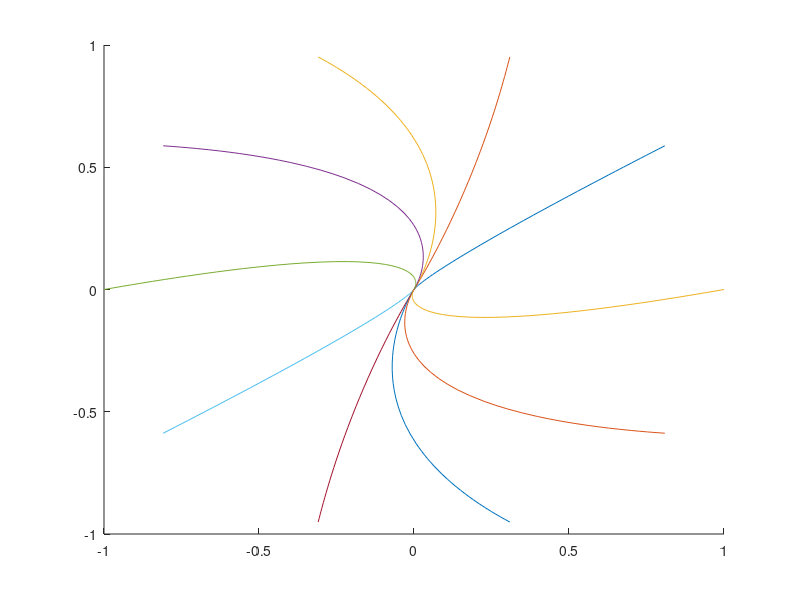

Here is the MATLAB script that generated this plot:
function phase_portrait()
close all
clc 
figure()
hold on 
    for theta=[0.2:0.2:2]*pi
        x0=[cos(theta);sin(theta)];
        [t,x]=ode45(@dxdt2,[0 100],x0);
        plot(x(:,1),x(:,2)) 
        drawnow 
    end
end

function dx= dxdt2(t,x)
%A=[-4 5; -5 4];
%A=[-0.85 0.75; -0.75 0.35];
%A=[0.0485 0.0152; 0 0.1];
%A=[0.1030 -0.0303; 0.0303 -0.2030];
%A=[ 0.05 -0.45; 0.45 0.05];
A=[ -1.8 0.4; -0.4 -0.8];
dx=A*x;
end